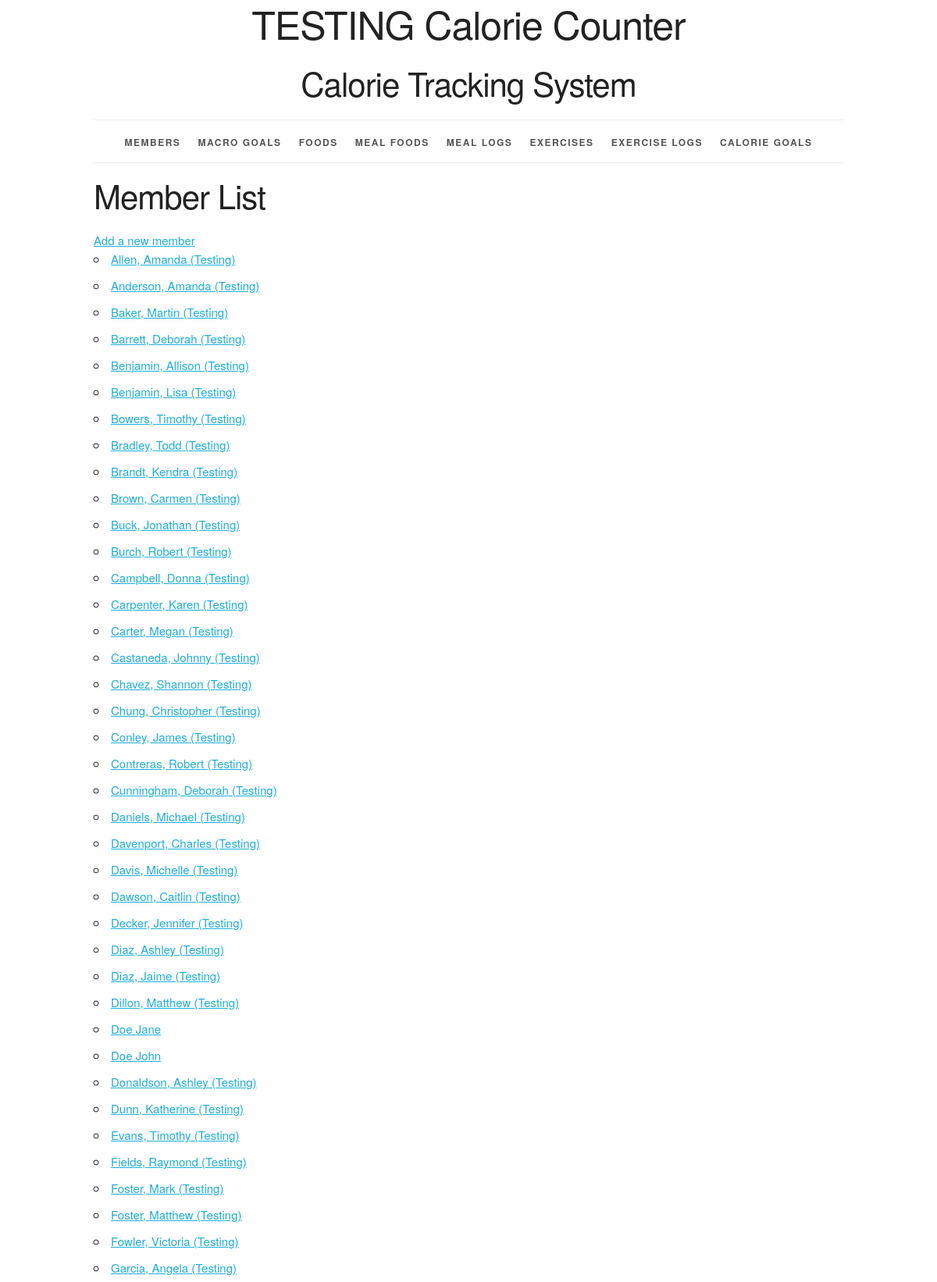
Page /member/ (upper part) on the committed database.
### calorie_counter/models.py (models this page shows, shortened)
class Member(models.Model):
    SEX_CHOICES = [
        ('M', 'Male'),
        ('F', 'Female'),
    ]
    id = models.AutoField(primary_key=True)
    first_name = models.CharField(max_length=50)
    last_name = models.CharField(max_length=50)
    e_mail = models.EmailField(max_length=254, unique=True)
    height = models.IntegerField(help_text="Height in inches")
    weight = models.IntegerField(help_text="Weight in pounds")
    age = models.IntegerField(help_text="Age in years")
    sex = models.CharField(help_text="Male = M, Female = F", max_length=1, choices=SEX_CHOICES)
    date_joined = models.DateField()
    disambiguator = models.CharField(max_length=45, blank=True, default='')
    def __str__(self):
        if self.disambiguator == '':
            result = '%s %s ' % (self.last_name, self.first_name)
        else:
            result = '%s, %s (%s)' % (self.last_name, self.first_name, self.disambiguator)
        return result
    def get_absolute_url(self):
        return reverse('calorie_counter_member_detail_urlpattern',
                       kwargs={'pk': self.pk}
                       )
    class Meta:
        ordering = ['last_name', 'first_name', 'disambiguator']
        constraints = [
            models.UniqueConstraint(fields=['first_name', 'last_name', 'e_mail'], name='unique_member')
        ]

### calorie_counter/views.py (the view)
class MemberList(ListView):
    model = Member
    template_name = 'calorie_counter/member_list.html'
    context_object_name = 'member_list'

### calorie_counter/templates/calorie_counter/member_list.html (shortened to what this page needs)
{%  extends 'calorie_counter/base.html' %}
{%  block content %}
    <h2> Member List </h2>
    <div>
        <a href="{% url 'calorie_counter_member_create_urlpattern' %}"> Add a new member </a>
    </div>
    <ul>
        {% for member in member_list %}
            <li>
                <a href="{{ member.get_absolute_url }}"> {{ member }} </a>
            </li>
        {%  empty   %}
            <li><em>There are currently no members.</em></li>
        {% endfor %}
    </ul>
{%  endblock %}

### calorie_counter/static/calorie_counter/skeleton.css (style rules this page uses)
html { font-size: 62.5%; }
body { font-size: 1.5em; line-height: 1.6; font-weight: 400; font-family: "Raleway", "HelveticaNeue", "Helvetica Neue", Helvetica, Arial, sans-serif; color: #222; }
h1, h2, h3, h4, h5, h6 { margin-top: 0; margin-bottom: 2rem; font-weight: 300; }
h2 { font-size: 3.6rem; line-height: 1.25; letter-spacing: -.1rem; }
@media (min-width: 550px) { h2 { font-size: 4.2rem; } }
a { color: #1EAEDB; }
ul { list-style: circle inside; }
ol, ul { padding-left: 0; margin-top: 0; }
li { margin-bottom: 1rem; }
pre, blockquote, dl, figure, table, p, ul, ol, form { margin-bottom: 2.5rem; }

### calorie_counter/static/calorie_counter/style.css (style rules this page uses)
html { height: 100%; background-color: #555; }
body { background-color: white; }

### rows in the picture
Member: disambiguator+last_name+first_name "Allen, Amanda (Testing)"
Member: disambiguator+last_name+first_name "Anderson, Amanda (Testing)"
Member: disambiguator+last_name+first_name "Baker, Martin (Testing)"
Member: disambiguator+last_name+first_name "Barrett, Deborah (Testing)"
Member: disambiguator+last_name+first_name "Benjamin, Allison (Testing)"
Member: disambiguator+last_name+first_name "Benjamin, Lisa (Testing)"
Member: disambiguator+last_name+first_name "Bowers, Timothy (Testing)"
Member: disambiguator+last_name+first_name "Bradley, Todd (Testing)"
Member: disambiguator+last_name+first_name "Brandt, Kendra (Testing)"
Member: disambiguator+last_name+first_name "Brown, Carmen (Testing)"
Member: disambiguator+last_name+first_name "Buck, Jonathan (Testing)"
Member: disambiguator+last_name+first_name "Burch, Robert (Testing)"
Member: disambiguator+last_name+first_name "Campbell, Donna (Testing)"
Member: disambiguator+last_name+first_name "Carpenter, Karen (Testing)"
Member: disambiguator+last_name+first_name "Carter, Megan (Testing)"
Member: disambiguator+last_name+first_name "Castaneda, Johnny (Testing)"
Member: disambiguator+last_name+first_name "Chavez, Shannon (Testing)"
Member: disambiguator+last_name+first_name "Chung, Christopher (Testing)"
Member: disambiguator+last_name+first_name "Conley, James (Testing)"
Member: disambiguator+last_name+first_name "Contreras, Robert (Testing)"
Member: disambiguator+last_name+first_name "Cunningham, Deborah (Testing)"
Member: disambiguator+last_name+first_name "Daniels, Michael (Testing)"
Member: disambiguator+last_name+first_name "Davenport, Charles (Testing)"
Member: disambiguator+last_name+first_name "Davis, Michelle (Testing)"
Member: disambiguator+last_name+first_name "Dawson, Caitlin (Testing)"
Member: disambiguator+last_name+first_name "Decker, Jennifer (Testing)"
Member: disambiguator+last_name+first_name "Diaz, Ashley (Testing)"
Member: disambiguator+last_name+first_name "Diaz, Jaime (Testing)"
Member: disambiguator+last_name+first_name "Dillon, Matthew (Testing)"
Member: disambiguator+last_name+first_name "Doe Jane"
Member: disambiguator+last_name+first_name "Doe John"
Member: disambiguator+last_name+first_name "Donaldson, Ashley (Testing)"
Member: disambiguator+last_name+first_name "Dunn, Katherine (Testing)"
Member: disambiguator+last_name+first_name "Evans, Timothy (Testing)"
Member: disambiguator+last_name+first_name "Fields, Raymond (Testing)"
Member: disambiguator+last_name+first_name "Foster, Mark (Testing)"
Member: disambiguator+last_name+first_name "Foster, Matthew (Testing)"
Member: disambiguator+last_name+first_name "Fowler, Victoria (Testing)"
Member: disambiguator+last_name+first_name "Garcia, Angela (Testing)"
